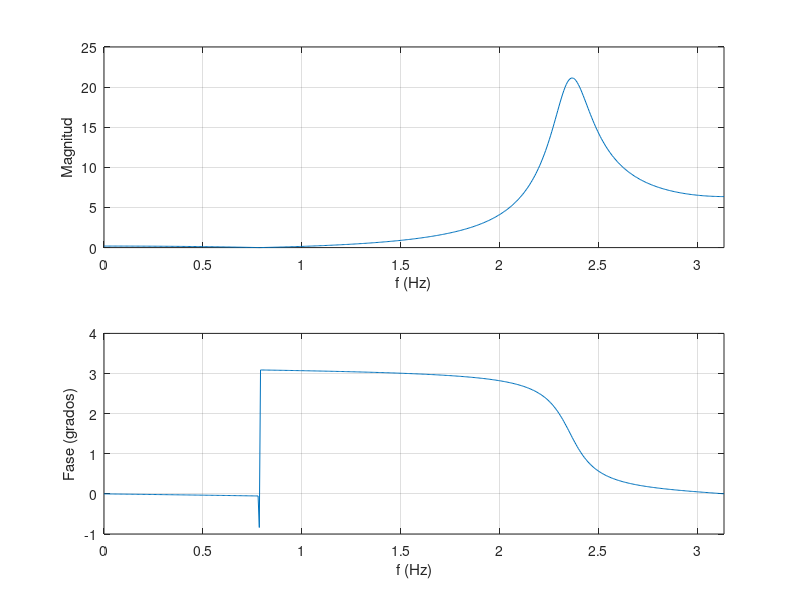

The MATLAB script that drew this image: (Note: this script raises an error after producing the figure.)
%% Diseño de filtros IIR
clear; clc

% Parámetros
Fs = 1000;
Ts = 1/Fs;

%% Definición de Parametros
% Subtipos - Butterworth (1), Chebyshev I (2), Chebyshev II (3), Eliptico (4)
subtipo = 1;

% Clase - Pasabajas (1), Pasaaltas (2), Pasabandas (3), Eliminabandas (4)
clase = 2;

% Orden (1 a 5)
Orden = 4;  

% Frecuencias de Corte
Fc = 200; % Hz - Pasaalta / Pasabajas
Fc_Low = 100; % Hz - Pasabanda / Eliminabanda
Fc_High = 200; % Hz

% Crear el vector que contiene Fc_Low y Fc_High
Fc_Band = [Fc_Low, Fc_High];

% Definir Ws
Ws = Fc/(Fs/2);
Ws_Band = [Fc_Low/(Fs/2), Fc_High/(Fs/2)];
%% Obtener coeficientes
if subtipo == 1
    if clase == 1
        [b,a] = butter(Orden, 2*Fc*Ts, 'low');
    elseif clase == 2
        [b,a] = butter(Orden, 2*Fc*Ts, 'high');
    elseif clase == 3
        [b,a] = butter(Orden/2, 2*Fc_Band*Ts,'bandpass');
    elseif clase == 4
        [b,a] = butter(Orden/2, 2*Fc_Band*Ts,'stop');
    end
elseif subtipo == 2
    if clase == 1
        [b,a] = cheby1(Orden, 0.5, 2*Fc*Ts,'low');
    elseif clase == 2
        [b,a] = cheby1(Orden, 0.5, 2*Fc*Ts,'high');
    elseif clase == 3
        [b,a] = cheby1(Orden/2, 0.5, 2*Fc_Band*Ts,'bandpass');
    elseif clase == 4
        [b,a] = cheby1(Orden/2, 0.5, 2*Fc_Band*Ts,'stop');
    end
elseif subtipo == 3
    if clase == 1
        [b,a] = cheby2(Orden, 0.5, 2*Fc*Ts,'low');
    elseif clase == 2
        [b,a] = cheby2(Orden, 0.5, 2*Fc*Ts,'high');
    elseif clase == 3
        [b,a] = cheby2(Orden/2, 50, 2*Fc_Band*Ts,'bandpass');
    elseif clase == 4
        [b,a] = cheby2(Orden/2, 0.5, 2*Fc_Band*Ts,'stop');
    end
end

bT = b
aT = a

%% Graficas 
close all

% Respuesta en frecuencia
[h, w] = freqz([1 -sqrt(2) 1], [1 1.272792206 0.81]);
f_lpf = w*Fs/(2*pi);  % vector de frecuencia, en Hz

% Gráfica de respuesta en frecuencia del filtro Butterworth
figure(1); clf
subplot(2,1,1);
plot(w, abs(h));
xlim([w(1), w(end)]);
xlabel('f (Hz)');
ylabel('Magnitud');
grid on;
subplot(2,1,2);
plot(w, angle(h));
xlim([w(1), w(end)]);
xlabel('f (Hz)');
ylabel('Fase (grados)');
grid on;
sgtitle('Respuesta en frec. de filtro IIR');

%% Filtrado

data = load('onda_sinusoidal.mat');

x = data.x;
Fs = data.Fs;


filtrada = filter(b,a,x);
t = (0:length(x)-1) / Fs; % Vector de tiempo

figure;
plot(t, x, 'b', t, filtrada, 'r');
xlabel('Tiempo (s)');
ylabel('Amplitud');
title('Señal Original vs Señal Filtrada');
legend('Original', 'Filtrada');
grid on;


%% 
% Calcular la Transformada de Fourier de la señal original y la señal filtrada
X = fft(x);
Filtrada = fft(filtrada);

% Calcular el vector de frecuencia
frecuencia = Fs*(0:length(x)-1)/length(x);

% Gráfica utilizando plot
figure;
subplot(2,1,1);
plot(frecuencia, abs(X), 'b');
xlabel('Frecuencia (Hz)');
ylabel('Magnitud');
title('Espectro de la Señal Original');
grid on;

subplot(2,1,2);
plot(frecuencia, abs(Filtrada), 'r');
xlabel('Frecuencia (Hz)');
ylabel('Magnitud');
title('Espectro de la Señal Filtrada');
grid on;

% Gráfica utilizando stem
figure;
subplot(2,1,1);
stem(frecuencia, abs(X), 'b');
xlabel('Frecuencia (Hz)');
ylabel('Magnitud');
title('Espectro de la Señal Original');
grid on;

subplot(2,1,2);
stem(frecuencia, abs(Filtrada), 'r');
xlabel('Frecuencia (Hz)');
ylabel('Magnitud');
title('Espectro de la Señal Filtrada');
grid on;
%%
% Especificaciones
w1 = 0.25 * pi;
r = 0.95;  % Control de ancho de banda

% Coeficientes del filtro notch
b_notch = [1, -2 * cos(w1), 1];
a_notch = [1, -2 * r * cos(w1), r^2];

% Respuesta en frecuencia del filtro notch
[H_notch, w] = freqz(b_notch, a_notch, 1024);

% Gráfica de la respuesta en frecuencia del filtro notch
figure;
plot(w / pi, abs(H_notch), 'b');
title('Respuesta en frecuencia del filtro notch');
xlabel('Frecuencia Normalizada (\times\pi rad/muestra)');
ylabel('Magnitud');
grid on;

